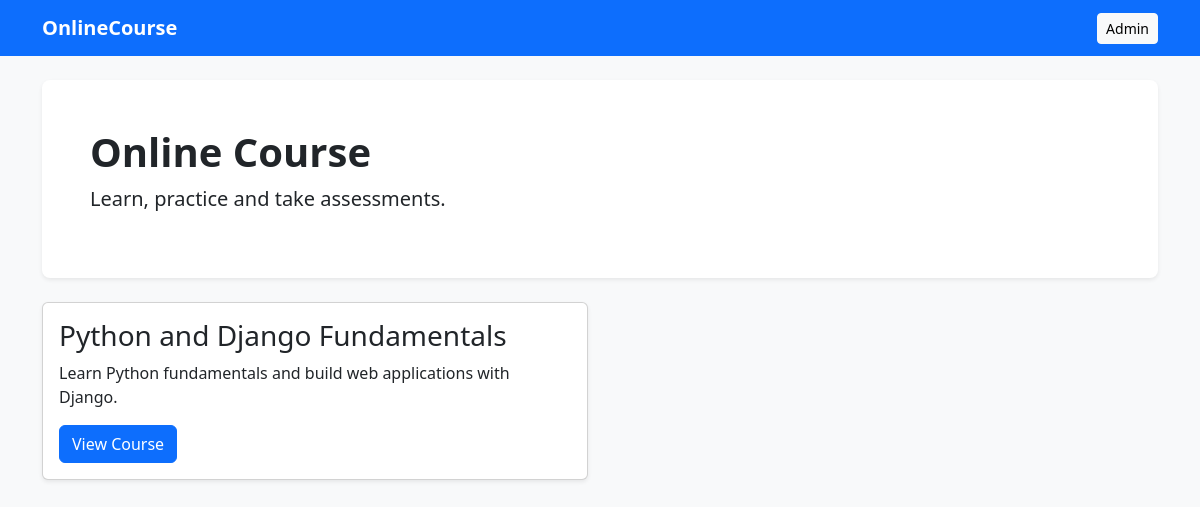
The page / on the database its author committed.
### onlinecourse/models.py (models this page shows, shortened)
class Course(models.Model):
    name = models.CharField(max_length=200)
    description = models.TextField(blank=True)
    image = models.URLField(blank=True)

### onlinecourse/views.py (the view)
# urls.py: path("", views.course_list, name="course_list"),
def course_list(request):
    courses = Course.objects.all()
    return render(request, "onlinecourse/course_list.html", {"courses": courses})

### onlinecourse/templates/onlinecourse/course_list.html (shortened to what this page needs)
{% extends "onlinecourse/base.html" %}
{% block content %}
<div class="p-5 mb-4 bg-white rounded-3 shadow-sm">
    <h1 class="display-6 fw-bold">Online Course</h1>
    <p class="lead">Learn, practice and take assessments.</p>
</div>
<div class="row g-4">
{% for course in courses %}
    <div class="col-md-6">
        <div class="card h-100 shadow-sm">
            <div class="card-body">
                <h3 class="card-title">{{ course.name }}</h3>
                <p class="card-text">{{ course.description }}</p>
                <a href="{% url 'course_details' course.id %}" class="btn btn-primary">
                    View Course
                </a>
            </div>
        </div>
    </div>
{% empty %}
    <div class="alert alert-info">No courses found. Run <code>python manage.py seed_demo</code>.</div>
{% endfor %}
</div>
{% endblock %}

### rows shown on the page
Course: name "Python and Django Fundamentals", description "Learn Python fundamentals and build web applications with Django."
